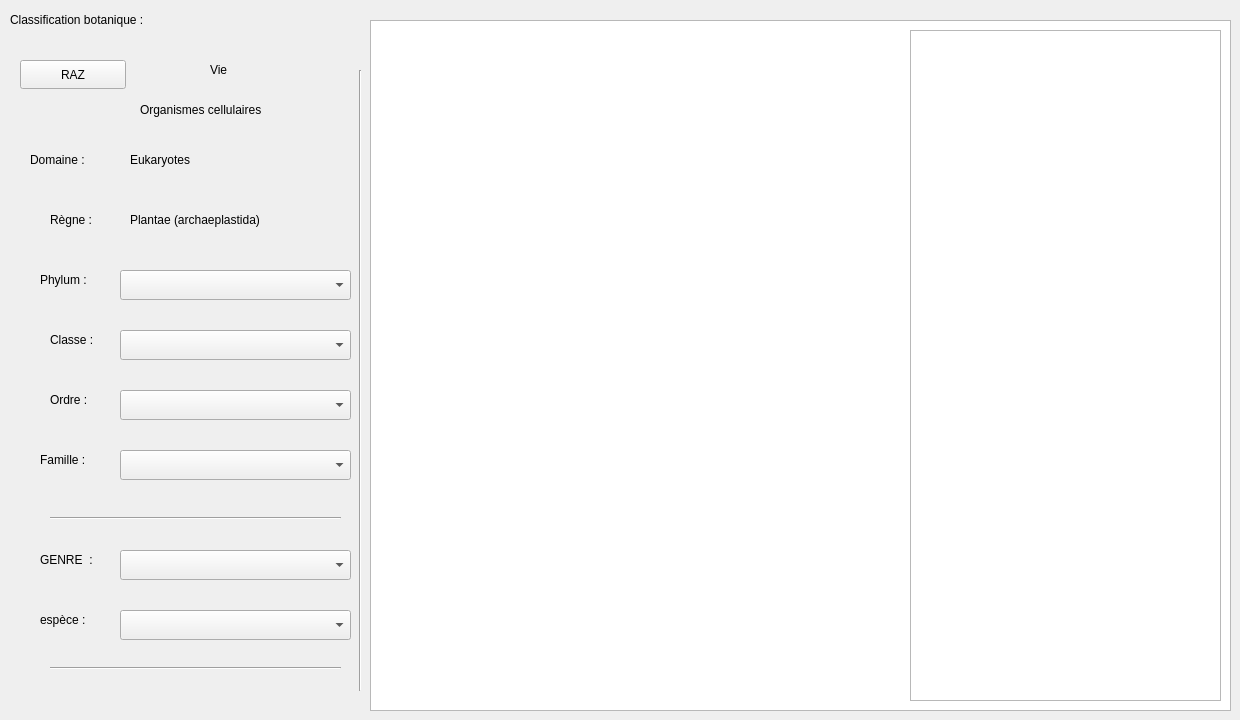
    <widget class="QWidget" name="tab">
     <attribute name="title">
      <string>Focus taxonomie botanique</string>
     </attribute>
     <attribute name="toolTip">
      <string>Données ABL peu structurées existantes</string>
     </attribute>
     <widget class="QLabel" name="label_6">
      <property name="geometry">
       <rect>
        <x>10</x>
        <y>10</y>
        <width>211</width>
        <height>20</height>
       </rect>
      </property>
      <property name="text">
       <string>Classification botanique :</string>
      </property>
     </widget>
     <widget class="Line" name="line_2">
      <property name="geometry">
       <rect>
        <x>50</x>
        <y>660</y>
        <width>291</width>
        <height>16</height>
       </rect>
      </property>
      <property name="orientation">
       <enum>Qt::Horizontal</enum>
      </property>
     </widget>
     <widget class="QTableView" name="tableView">
      <property name="geometry">
       <rect>
        <x>370</x>
        <y>20</y>
        <width>861</width>
        <height>691</height>
       </rect>
      </property>
      <property name="sizeAdjustPolicy">
       <enum>QAbstractScrollArea::AdjustToContents</enum>
      </property>
      <property name="autoScrollMargin">
       <number>16</number>
      </property>
     </widget>
     <widget class="QLabel" name="label_4">
      <property name="geometry">
       <rect>
        <x>40</x>
        <y>550</y>
        <width>80</width>
        <height>20</height>
       </rect>
      </property>
      <property name="text">
       <string>GENRE  :</string>
      </property>
     </widget>
     <widget class="QComboBox" name="comboBox">
      <property name="geometry">
       <rect>
        <x>120</x>
        <y>550</y>
        <width>231</width>
        <height>30</height>
       </rect>
      </property>
     </widget>
     <widget class="QComboBox" name="comboBox_2">
      <property name="geometry">
       <rect>
        <x>120</x>
        <y>610</y>
        <width>231</width>
        <height>30</height>
       </rect>
      </property>
     </widget>
     <widget class="QLabel" name="label_5">
      <property name="geometry">
       <rect>
        <x>40</x>
        <y>610</y>
        <width>80</width>
        <height>20</height>
       </rect>
      </property>
      <property name="text">
       <string>espèce :</string>
      </property>
      <property name="textFormat">
       <enum>Qt::PlainText</enum>
      </property>
     </widget>
     <widget class="QComboBox" name="comboBox_3">
      <property name="geometry">
       <rect>
        <x>120</x>
        <y>450</y>
        <width>231</width>
        <height>30</height>
       </rect>
      </property>
     </widget>
     <widget class="QComboBox" name="comboBox_4">
      <property name="geometry">
       <rect>
        <x>120</x>
        <y>390</y>
        <width>231</width>
        <height>30</height>
       </rect>
      </property>
     </widget>
     <widget class="QLabel" name="label_9">
      <property name="geometry">
       <rect>
        <x>40</x>
        <y>450</y>
        <width>80</width>
        <height>20</height>
       </rect>
      </property>
      <property name="text">
       <string>Famille :</string>
      </property>
     </widget>
     <widget class="QComboBox" name="comboBox_5">
      <property name="geometry">
       <rect>
        <x>120</x>
        <y>330</y>
        <width>231</width>
        <height>30</height>
       </rect>
      </property>
     </widget>
     <widget class="QLabel" name="label_10">
      <property name="geometry">
       <rect>
        <x>50</x>
        <y>390</y>
        <width>80</width>
        <height>20</height>
       </rect>
      </property>
      <property name="text">
       <string>Ordre :</string>
      </property>
     </widget>
     <widget class="QComboBox" name="comboBox_6">
      <property name="geometry">
       <rect>
        <x>120</x>
        <y>270</y>
        <width>231</width>
        <height>30</height>
       </rect>
      </property>
     </widget>
     <widget class="QLabel" name="label_12">
      <property name="geometry">
       <rect>
        <x>50</x>
        <y>330</y>
        <width>80</width>
        <height>20</height>
       </rect>
      </property>
      <property name="text">
       <string>Classe :</string>
      </property>
     </widget>
     <widget class="QLabel" name="label_13">
      <property name="geometry">
       <rect>
        <x>40</x>
        <y>270</y>
        <width>80</width>
        <height>20</height>
       </rect>
      </property>
      <property name="text">
       <string>Phylum :</string>
      </property>
     </widget>
     <widget class="QLabel" name="label_14">
      <property name="geometry">
       <rect>
        <x>50</x>
        <y>210</y>
        <width>80</width>
        <height>20</height>
       </rect>
      </property>
      <property name="text">
       <string>Règne :</string>
      </property>
     </widget>
     <widget class="QLabel" name="label_15">
      <property name="geometry">
       <rect>
        <x>130</x>
        <y>210</y>
        <width>231</width>
        <height>20</height>
       </rect>
      </property>
      <property name="text">
       <string>Plantae (archaeplastida)</string>
      </property>
     </widget>
     <widget class="QLabel" name="label_16">
      <property name="geometry">
       <rect>
        <x>130</x>
        <y>150</y>
        <width>231</width>
        <height>20</height>
       </rect>
      </property>
      <property name="text">
       <string>Eukaryotes</string>
      </property>
     </widget>
     <widget class="QLabel" name="label_17">
      <property name="geometry">
       <rect>
        <x>30</x>
        <y>150</y>
        <width>80</width>
        <height>20</height>
       </rect>
      </property>
      <property name="text">
       <string>Domaine : </string>
      </property>
     </widget>
     <widget class="QLabel" name="label_19">
      <property name="geometry">
       <rect>
        <x>140</x>
        <y>100</y>
        <width>231</width>
        <height>20</height>
       </rect>
      </property>
      <property name="text">
       <string>Organismes cellulaires</string>
      </property>
     </widget>
     <widget class="QLabel" name="label_20">
      <property name="geometry">
       <rect>
        <x>210</x>
        <y>60</y>
        <width>31</width>
        <height>20</height>
       </rect>
      </property>
      <property name="text">
       <string>Vie</string>
      </property>
     </widget>
     <widget class="QPushButton" name="pushButton">
      <property name="geometry">
       <rect>
        <x>20</x>
        <y>60</y>
        <width>106</width>
        <height>29</height>
       </rect>
      </property>
      <property name="text">
       <string>RAZ</string>
      </property>
     </widget>
     <widget class="Line" name="line">
      <property name="geometry">
       <rect>
        <x>350</x>
        <y>70</y>
        <width>20</width>
        <height>621</height>
       </rect>
      </property>
      <property name="orientation">
       <enum>Qt::Vertical</enum>
      </property>
     </widget>
     <widget class="Line" name="line_3">
      <property name="geometry">
       <rect>
        <x>50</x>
        <y>510</y>
        <width>291</width>
        <height>16</height>
       </rect>
      </property>
      <property name="orientation">
       <enum>Qt::Horizontal</enum>
      </property>
     </widget>
     <widget class="QTableView" name="tableView_2">
      <property name="geometry">
       <rect>
        <x>910</x>
        <y>30</y>
        <width>311</width>
        <height>671</height>
       </rect>
      </property>
     </widget>
    </widget>
